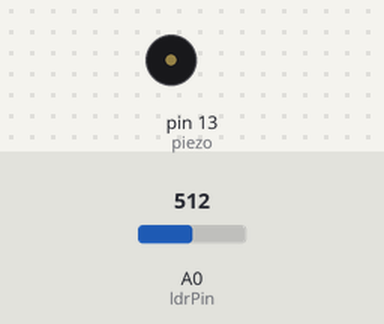
A sketch run on a simulated Arduino Uno, built with avr-gcc and run on an emulated ATmega328P. On the bench: buzzer (waves = sounding). The inputs (shaded band) are chosen by the test bench; at power-on: A0 (ldrPin) = 512.

Above: at 1.3 s.
1.4 s: A0 (ldrPin) set to 0
At 2.2 s:
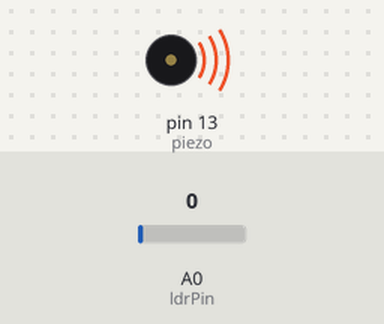
4.5 s: A0 (ldrPin) set to 122
At 4.88 s:
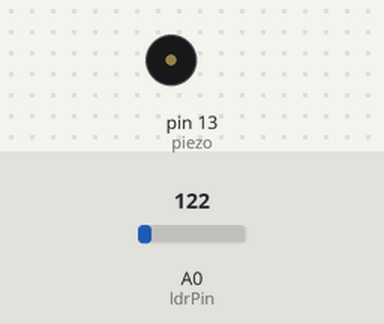
Timing chart, 0 to 13.6 s (numbered marks = the images above; inputs shaded):
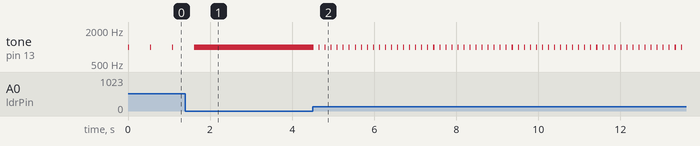

Measured:
- after the input at 1.4 s, tone on pin 13 (piezo): goes on until 1.6 s, then stays 1000 Hz
- after the input at 4.5 s, tone on pin 13 (piezo): alternates 1000 Hz for 0.03 s and silent for 0.12 s, starting at once
- by itself, tone on pin 13 (piezo): alternates 1000 Hz for 0.03 s and silent for 0.51 s

The sketch:

14_Codigo.ino
```cpp
// TEM ZUNIDO, USAR FONES DISTANTES

int piezo = 13;
int ldrPin = 0;
int ldr = 0;

void setup()
{
}

void loop()
{

  ldr = analogRead(ldrPin);
  tone(piezo,1000); // significado de tone(pino, frequência 1000hz, duração)
  delay(25);
  noTone(piezo); // parar o tom
  delay(ldr);

}
```
